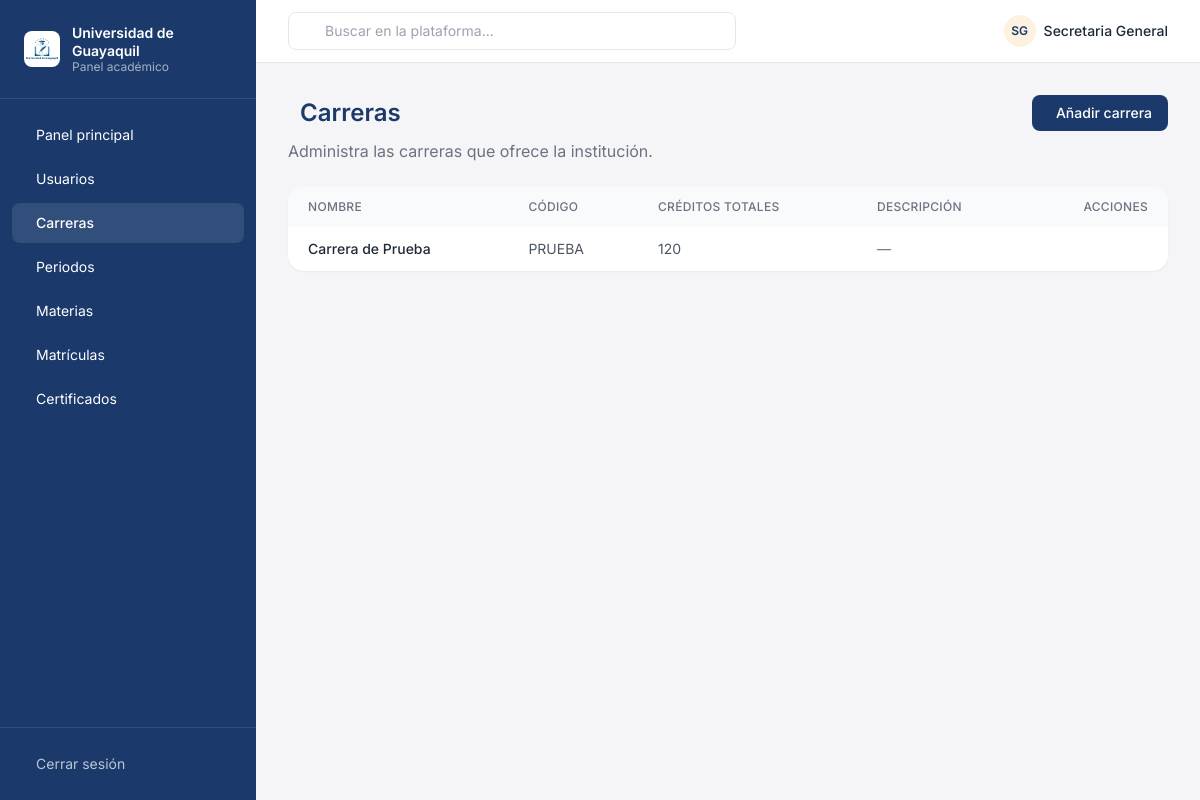
The app's page /secretaria/carreras/ (signed in) with its own data.
### plataforma/models.py (models this page shows, shortened)
class Carrera(models.Model):
    nombre = models.CharField(max_length=100)
    codigo = models.CharField(max_length=20, unique=True)
    descripcion = models.TextField(blank=True)
    creditos_totales = models.IntegerField(default=120)
    class Meta:
        verbose_name_plural = "Carreras"

### plataforma/views.py (the view)
        def wrapper(request, *args, **kwargs):
            if not request.user.is_authenticated:
                return redirect('login')
            try:
                perfil = PerfilUsuario.objects.get(user=request.user)
                if perfil.rol not in roles_permitidos:
                    messages.error(request, "❌ No tienes permisos para acceder a esta sección")
                    return redirect('index')
            except PerfilUsuario.DoesNotExist:
                messages.error(request, "❌ Tu perfil no está configurado")
                return redirect('index')
            return view_func(request, *args, **kwargs)

### plataforma/views.py (called while the page is built, shortened)
def rol_requerido(*roles_permitidos):
    def decorator(view_func):
        def wrapper(request, *args, **kwargs):
            if not request.user.is_authenticated:
                return redirect('login')
            try:
                perfil = PerfilUsuario.objects.get(user=request.user)
                if perfil.rol not in roles_permitidos:
                    messages.error(request, "❌ No tienes permisos para acceder a esta sección")
                    return redirect('index')
            except PerfilUsuario.DoesNotExist:
                messages.error(request, "❌ Tu perfil no está configurado")
                return redirect('index')
            return view_func(request, *args, **kwargs)
        return wrapper
    return decorator

@login_required(login_url='login')
@rol_requerido('admin')
def secretaria_carreras(request):
    carreras = Carrera.objects.all()
    return render(request, 'plataforma/secretaria_carreras.html', {
        'carreras': carreras,
    })

### plataforma/templates/plataforma/secretaria_carreras.html (shortened to what this page needs)
{% extends "plataforma/base.html" %}
{% load static %}
{% block sidebar_links %}
<a href="{% url 'panel_secretaria' %}" class="flex items-center gap-3 px-3 py-2.5 rounded-lg hover:bg-white/10 transition-colors">
   Panel principal
</a>
<a href="{% url 'secretaria_usuarios' %}" class="flex items-center gap-3 px-3 py-2.5 rounded-lg hover:bg-white/10 transition-colors">
   Usuarios
</a>
<a href="{% url 'secretaria_carreras' %}" class="flex items-center gap-3 px-3 py-2.5 rounded-lg bg-white/10 font-medium">
   Carreras
</a>
<a href="{% url 'secretaria_periodos' %}" class="flex items-center gap-3 px-3 py-2.5 rounded-lg hover:bg-white/10 transition-colors">
   Periodos
</a>
<a href="{% url 'secretaria_materias' %}" class="flex items-center gap-3 px-3 py-2.5 rounded-lg hover:bg-white/10 transition-colors">
   Materias
</a>
<a href="{% url 'secretaria_matriculas' %}" class="flex items-center gap-3 px-3 py-2.5 rounded-lg hover:bg-white/10 transition-colors">
   Matrículas
</a>
<a href="{% url 'secretaria_certificados' %}" class="flex items-center gap-3 px-3 py-2.5 rounded-lg hover:bg-white/10 transition-colors">
   Certificados
</a>
{% endblock %}
{% block content %}
<div class="max-w-6xl mx-auto">
    <div class="flex items-center justify-between mb-2">
        <div class="flex items-center gap-3">
            <h1 class="text-2xl font-semibold text-navy">Carreras</h1>
        </div>
        <button onclick="abrirModalCrear()"
                class="flex items-center gap-2 bg-navy hover:bg-navy/90 text-white text-sm font-medium px-4 py-2 rounded-lg transition">
             Añadir carrera
        </button>
    </div>
    <p class="text-gray-500 mb-6">Administra las carreras que ofrece la institución.</p>
    <div class="bg-white rounded-card shadow-sm overflow-hidden">
        <div class="overflow-x-auto">
            <table class="w-full text-sm">
                <thead class="bg-gray-50 text-gray-500 text-xs uppercase tracking-wide">
                    <tr>
                        <th class="text-left px-5 py-3 font-medium">Nombre</th>
                        <th class="text-left px-5 py-3 font-medium">Código</th>
                        <th class="text-left px-5 py-3 font-medium">Créditos totales</th>
                        <th class="text-left px-5 py-3 font-medium">Descripción</th>
                        <th class="text-right px-5 py-3 font-medium">Acciones</th>
                    </tr>
                </thead>
                <tbody class="divide-y divide-gray-100">
                    {% for c in carreras %}
                    <tr class="hover:bg-gray-50">
                        <td class="px-5 py-3 text-gray-800 font-medium">{{ c.nombre }}</td>
                        <td class="px-5 py-3 text-gray-600">{{ c.codigo }}</td>
                        <td class="px-5 py-3 text-gray-600">{{ c.creditos_totales }}</td>
                        <td class="px-5 py-3 text-gray-500 max-w-xs truncate">{{ c.descripcion|default:"—" }}</td>
                        <td class="px-5 py-3 text-right">
                        </td>
                    </tr>
                    {% empty %}
                    <tr><td colspan="5" class="text-center px-5 py-8 text-gray-400">No hay carreras registradas</td></tr>
                    {% endfor %}
                </tbody>
            </table>
        </div>
    </div>
</div>
{% endblock %}

### plataforma/templates/plataforma/base.html (shortened to what this page needs)
{% load static %}
<!DOCTYPE html>
<html lang="es">
<head>
<script src="https://cdn.tailwindcss.com"></script>
<link rel="stylesheet" href="https://cdn.jsdelivr.net/npm/@tabler/icons-webfont@latest/dist/tabler-icons.min.css">
</head>
<body class="min-h-screen text-gray-800">
<div class="flex min-h-screen">
  <aside class="hidden md:flex md:flex-col w-64 bg-navy text-white shrink-0">
    <div class="flex items-center gap-3 px-6 py-6 border-b border-white/10">
      <img src="{% static 'images/logo.jpeg' %}" alt="Logo Universidad de Guayaquil" class="w-9 h-9 rounded-lg object-cover">
      <div>
        <p class="text-sm font-semibold leading-tight">Universidad de Guayaquil</p>
        <p class="text-xs text-white/60 leading-tight">Panel {{ user_role|default:"académico" }}</p>
      </div>
    </div>
    <nav class="flex-1 px-3 py-4 space-y-1 text-sm">
      {% block sidebar_links %}{% endblock %}
    </nav>
    <div class="px-3 py-4 border-t border-white/10 space-y-1 text-sm">
      <a href="{% url 'logout' %}" class="flex items-center gap-3 px-3 py-2.5 rounded-lg hover:bg-white/10 transition-colors text-white/70">
         Cerrar sesión
      </a>
    </div>
  </aside>
  <div class="flex-1 flex flex-col min-w-0">
    <header class="flex items-center justify-between bg-white border-b border-gray-200 px-4 md:px-8 py-3 sticky top-0 z-10">
      <div class="flex-1 max-w-md hidden sm:block">
        <div class="relative">
          <input type="text" placeholder="Buscar en la plataforma..."
                 class="w-full pl-9 pr-3 py-2 text-sm border border-gray-200 rounded-lg focus:outline-none focus:ring-2 focus:ring-navy-light/30">
        </div>
      </div>
      <div class="flex items-center gap-4">
        <div class="flex items-center gap-2">
          <div class="w-8 h-8 rounded-full bg-gold-light flex items-center justify-center text-navy text-xs font-semibold">
            {{ request.user.first_name|slice:":1"|upper }}{{ request.user.last_name|slice:":1"|upper }}
          </div>
          <span class="hidden sm:block text-sm font-medium">{{ request.user.get_full_name|default:request.user.username }}</span>
        </div>
      </div>
    </header>
    <main class="flex-1 p-4 md:p-8">
      {% block content %}{% endblock %}
    </main>
  </div>
</div>
</body>
</html>

### plataforma/templates/plataforma/base.html (style rules this page uses)
body { font-family: 'Inter', sans-serif; background-color: #F5F5F7; }

### records on screen
Carrera: nombre "Carrera de Prueba", codigo "PRUEBA", creditos_totales "120", descripcion "—"

### other values on screen
{{ user_role|default:"académico" }} "académico"
{{ request.user.first_name|slice:":1"|upper }} "S"
{{ request.user.last_name|slice:":1"|upper }} "G"
{{ request.user.get_full_name|default:request.user.username }} "Secretaria General"
